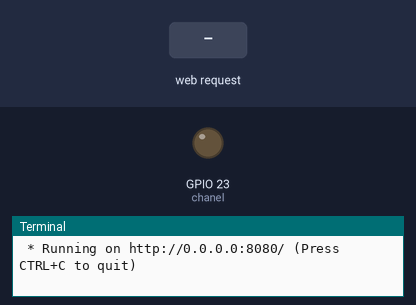
A program run on a simulated Raspberry Pi (BCM pin numbers). On the bench: output pins drawn as LEDs (lit = HIGH), the last lines printed to the terminal. The test bench sets the inputs (shaded band). The clock reads 2024-03-15 10:24:30 at power-on unless the program sets it.

Above: at 1.2 s.
1.3 s: HTTP request for /open received
At 2.1 s:
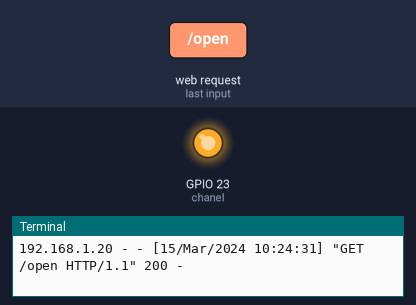
2.8 s: HTTP request for /close received
At 3.2 s:
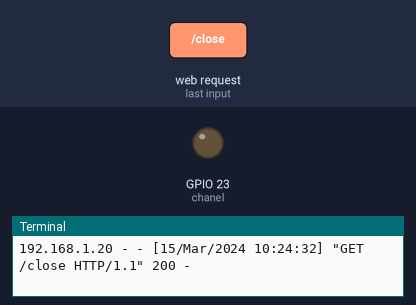
Timing chart, 0 to 5.8 s (numbered marks = the images above; inputs shaded):
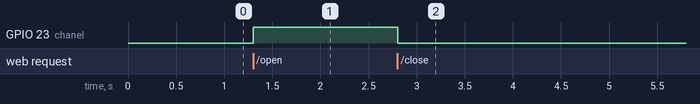

Measured:
- after the input at 1.3 s, GPIO 23 (chanel): LOW → HIGH at once
- after the input at 2.8 s, GPIO 23 (chanel): HIGH → LOW at once

The program:

flask_gpio.py
```python
from flask import Flask
import RPi.GPIO as GPIO

app=Flask(__name__)

chanel=23

def init_gpio():
    GPIO.setwarnings(False)
    GPIO.setmode(GPIO.BCM)
    GPIO.setup(chanel,GPIO.OUT)

@app.route('/open')
def open():
    GPIO.output(chanel,True)
    return 'ok~'

@app.route('/close')
def close():
    GPIO.output(chanel,False)
    return 'ok~'

if __name__ == '__main__':
    init_gpio()
    app.run(host='0.0.0.0',port=8080)
```
